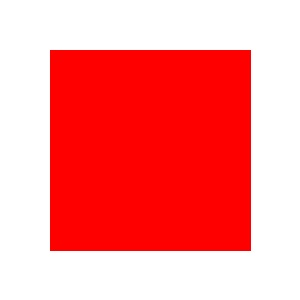
#> input picture mytest.jpg, 300 x 300 px
$ python ai_detector.py   (older library calls are emulated)
#> lines starting #> are read from the running program, lines starting #| are printed output that depends on the picture; after the words box and inside, x2 and y2 are one past the last pixel; in counts of white or black regions, pixels touching at a corner belong together
import cv2
print("🚀 Starting AI Image Detector...")
import numpy as np
import os
from datetime import datetime

class AIImageDetector:
    def __init__(self):
        self.results_file = f"detection_results_{datetime.now().strftime('%Y%m%d_%H%M%S')}.txt"
        self.create_results_file()

    def create_results_file(self):
        """Create a new results file with header"""
        with open(self.results_file, 'w') as f:
            f.write("=" * 60 + "\n")
            f.write("AI IMAGE DETECTOR RESULTS\n")
            f.write(f"Created: {datetime.now()}\n")
            f.write("=" * 60 + "\n")
            f.write("\nThis program analyzes images to detect if they are AI-generated or real photos.\n")
            f.write("It uses grayscale conversion and texture analysis.\n\n")

    def analyze_image(self, image_path):
        """Main analysis function"""
        print(f"\n🔍 Analyzing: {os.path.basename(image_path)}")

        # Load image
        img = cv2.imread(image_path)
        if img is None:
            print(f"❌ Error: Cannot load {image_path}")
            return None

        # Convert to grayscale (YOUR CORE IDEA!)
        gray = cv2.cvtColor(img, cv2.COLOR_BGR2GRAY)

        # Calculate basic statistics
        mean_intensity = np.mean(gray)
        std_intensity = np.std(gray)

        # Edge detection using Canny
        edges = cv2.Canny(gray, 50, 150)
        edge_density = np.mean(edges) / 255.0

        # Edge strength using Sobel
        sobel_x = cv2.Sobel(gray, cv2.CV_64F, 1, 0, ksize=3)
        sobel_y = cv2.Sobel(gray, cv2.CV_64F, 0, 1, ksize=3)
        sobel_magnitude = np.sqrt(sobel_x**2 + sobel_y**2)
        avg_edge_strength = np.mean(sobel_magnitude)

        # Texture analysis using Laplacian
        laplacian = cv2.Laplacian(gray, cv2.CV_64F)
        texture_variance = np.var(laplacian)

        # Noise estimation
        noise_estimate = self.estimate_noise(gray)

        # Collect all features
        features = {
            'mean_intensity': mean_intensity,
            'std_intensity': std_intensity,
            'edge_density': edge_density,
            'avg_edge_strength': avg_edge_strength,
            'texture_variance': texture_variance,
            'noise_estimate': noise_estimate
        }

        # Save results
        self.save_results(image_path, features)

        # Display images
        self.display_analysis(img, gray, edges, features)

        # Make a prediction
        prediction = self.predict(features)
        print(f"🎯 Prediction: {prediction}")

        return features

    def estimate_noise(self, gray_img):
        """Estimate noise level in the image"""
        blurred = cv2.GaussianBlur(gray_img, (5, 5), 1.0)
        noise = cv2.subtract(gray_img.astype(np.float32), blurred.astype(np.float32))
        return np.std(noise)

    def predict(self, features):
        """Improved prediction based on ACTUAL image analysis from your dataset"""
        score = 0

        # REAL images are brighter (132 vs 102 from your data)
        if features['mean_intensity'] > 120:
            score -= 1  # More likely real
        elif features['mean_intensity'] < 110:
            score += 1  # More likely AI

        # REAL images have slightly more edges (0.308 vs 0.298 from your data)
        if features['edge_density'] > 0.30:
            score -= 1
        elif features['edge_density'] < 0.29:
            score += 1

        # AI images have MORE noise (22.5 vs 19.9 from your data)
        if features['noise_estimate'] > 21:
            score += 1
        elif features['noise_estimate'] < 20:
            score -= 1

        # Final decision
        if score >= 2:
            return "AI-GENERATED"
        elif score <= -2:
            return "REAL PHOTO"
        else:
            # Check individual strong signals based on your actual data
            if features['mean_intensity'] > 130 and features['noise_estimate'] < 20:
                return "REAL PHOTO"
            elif features['mean_intensity'] < 105 and features['noise_estimate'] > 22:
                return "AI-GENERATED"
            else:
                return "UNCERTAIN"

    def display_analysis(self, img, gray, edges, features):
        """Display images using OpenCV"""
        height, width = gray.shape
        if width > 800:
            scale = 800 / width
            new_width = int(width * scale)
            new_height = int(height * scale)
            gray = cv2.resize(gray, (new_width, new_height))
            edges = cv2.resize(edges, (new_width, new_height))
            img = cv2.resize(img, (new_width, new_height))

        info_text = [
            f"Mean: {features['mean_intensity']:.1f}",
            f"Std Dev: {features['std_intensity']:.1f}",
            f"Edge Density: {features['edge_density']:.3f}",
            f"Noise: {features['noise_estimate']:.2f}",
            f"Texture Var: {features['texture_variance']:.0f}"
        ]

        gray_with_text = gray.copy()
        gray_with_text = cv2.cvtColor(gray_with_text, cv2.COLOR_GRAY2BGR)
        y_pos = 30
        for text in info_text:
            cv2.putText(gray_with_text, text, (10, y_pos),
                       cv2.FONT_HERSHEY_SIMPLEX, 0.6, (0, 255, 0), 2)
            y_pos += 25

        prediction = self.predict(features)
        cv2.putText(gray_with_text, f"Prediction: {prediction}", (10, y_pos + 10),
                   cv2.FONT_HERSHEY_SIMPLEX, 0.7, (0, 0, 255), 2)

        cv2.imshow('Original Image', img)
        cv2.imshow('Grayscale Analysis', gray_with_text)
        cv2.imshow('Edge Detection', edges)

        print("\n📊 Press any key on any image window to continue...")
        cv2.waitKey(0)
        cv2.destroyAllWindows()

    def save_results(self, image_path, features):
        """Save analysis results to file"""
        with open(self.results_file, 'a') as f:
            f.write(f"\n[IMAGE] {os.path.basename(image_path)}\n")
            f.write(f"  Mean Intensity: {features['mean_intensity']:.2f}\n")
            f.write(f"  Std Intensity: {features['std_intensity']:.2f}\n")
            f.write(f"  Edge Density: {features['edge_density']:.4f}\n")
            f.write(f"  Avg Edge Strength: {features['avg_edge_strength']:.2f}\n")
            f.write(f"  Texture Variance: {features['texture_variance']:.2f}\n")
            f.write(f"  Noise Estimate: {features['noise_estimate']:.2f}\n")
            f.write(f"  Prediction: {self.predict(features)}\n")
            f.write("-" * 40 + "\n")

    def batch_analyze(self, folder_path):
        """Analyze all images in a folder"""
        print(f"\n📁 Analyzing all images in: {folder_path}")

        image_extensions = ['.jpg', '.jpeg', '.png', '.bmp']
        analyzed = 0

        if not os.path.exists(folder_path):
            print(f"❌ Folder not found: {folder_path}")
            return

        for filename in os.listdir(folder_path):
            if any(filename.lower().endswith(ext) for ext in image_extensions):
                image_path = os.path.join(folder_path, filename)
                self.analyze_image(image_path)
                analyzed += 1

        print(f"\n✅ Analyzed {analyzed} images")
        print(f"📄 Results saved to: {self.results_file}")

# ===== MAIN PROGRAM =====
if __name__ == "__main__":
    detector = AIImageDetector()

    while True:
        print("\n" + "="*60)
        print("🤖 AI IMAGE DETECTOR - Using Grayscale Technology")
        print("="*60)
        print("1. Analyze a single image")
        print("2. Analyze all images in a folder")
        print("3. Compare two images")
        print("4. Exit")

        choice = input("\nEnter your choice (1-4): ")
#> the answer given: 1

        if choice == '1':
            image_path = input("Enter image path: ")
#> the answer given: mytest.jpg
            if os.path.exists(image_path):
                detector.analyze_image(image_path)
#> in analyze_image, img is the input picture: shape (300, 300, 3); mean B, G, R 140.6, 140.6, 253.9
#> in analyze_image, `gray = cv2.cvtColor(img, cv2.COLOR_BGR2GRAY)`:
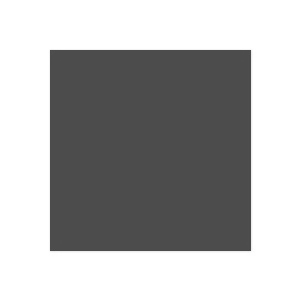
#> gray: shape (300, 300); min 71, max 255, mean 174.5
#> in analyze_image, `mean_intensity = np.mean(gray)`: mean_intensity = 174.5
#> in analyze_image, `std_intensity = np.std(gray)`: std_intensity = 88.88
#> in analyze_image, `edges = cv2.Canny(gray, 50, 150)`:
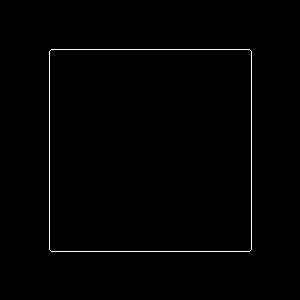
#> edges: shape (300, 300); 0.89% white in thin lines or dots, all inside (x1, y1, x2, y2) = (49, 49, 252, 252)
#> in analyze_image, `edge_density = np.mean(edges) / 255.0`: edge_density = 0.00889
#> in analyze_image, `avg_edge_strength = np.mean(sobel_magnitude)`: avg_edge_strength = 12.82
#> in analyze_image, `texture_variance = np.var(laplacian)`: texture_variance = 440.4
#> in estimate_noise, `noise = cv2.subtract(gray_img.astype(np.float32), blurred.astype(np.fl..`:
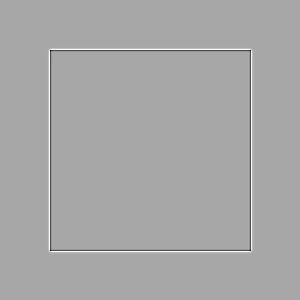
#> noise: shape (300, 300) float32; min -90, max 47, mean 0; drawn with min black and max white
#> in analyze_image, `noise_estimate = self.estimate_noise(gray)`: noise_estimate = 6.42
#> in analyze_image, `features = { 'mean_intensity': mean_intensity, 'std_intensity': std_in..`: features = {'mean_intensity': 174.5, 'std_intensity': 88.88, 'edge_density': 0.00889, 'avg_edge_strength': 12.82, 'texture_variance': 440.4, 'noise_estimate': 6.42}
#> in display_analysis, `info_text = [ f"Mean: {features['mean_intensity']:.1f}", f"Std Dev: {f..`: info_text = ['Mean: 174.5', 'Std Dev: 88.9', 'Edge Density: 0.009', 'Noise: 6.42', 'Texture Var: 440']
#> the loop in display_analysis, `for text in info_text:` made 5 passes
#> (text, y_pos) on passes 1 to 5: ('Mean: 174.5', 55), ('Std Dev: 88.9', 80), ('Edge Density: 0.009', 105), ('Noise: 6.42', 130), ('Texture Var: 440', 155)
#> after the loop in display_analysis, `for text in info_text:`:
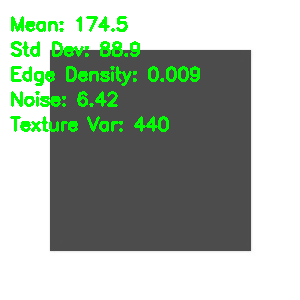
#> gray_with_text: shape (300, 300, 3); mean B, G, R 165.9, 179.4, 165.9
#> after the loop in display_analysis, `for text in info_text:`: y_pos = 155
#> in display_analysis, `prediction = self.predict(features)`: prediction = 'REAL PHOTO'
#> in display_analysis, `cv2.putText(gray_with_text, f"Prediction: {prediction}", (10, y_pos + ..`:
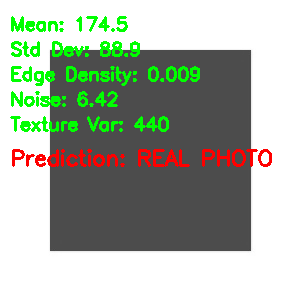
#> gray_with_text: shape (300, 300, 3); 2.04% of pixels changed, all inside (x1, y1, x2, y2) = (12, 149, 272, 167)
#| 🎯 Prediction: REAL PHOTO
            else:
                print("❌ File not found!")

        elif choice == '2':
            folder_path = input("Enter folder path: ")
            detector.batch_analyze(folder_path)

        elif choice == '3':
            img1 = input("Enter path to first image: ")
            img2 = input("Enter path to second image: ")
            print("\n📊 Analyzing first image...")
            detector.analyze_image(img1)
            print("\n📊 Analyzing second image...")
            detector.analyze_image(img2)

        elif choice == '4':
            print(f"\n📄 Results saved to: {detector.results_file}")
            print("Goodbye! 👋")
            break
        else:
            print("❌ Invalid choice!")
#> pass 2 of the loop `while True:`:
#> the answer given: 1
#> the answer given: flowers.jpg
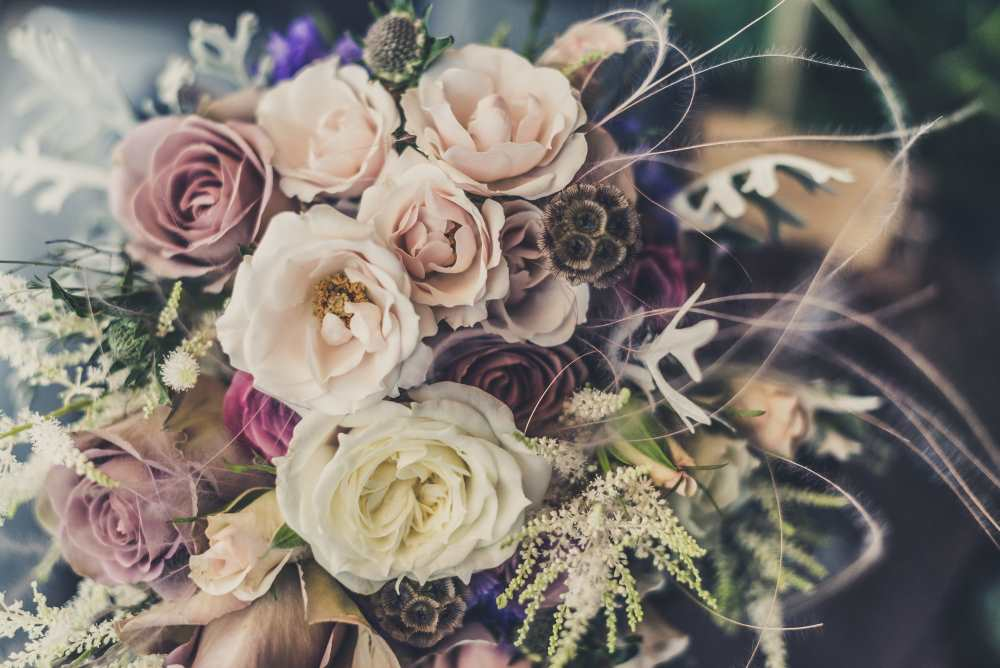
#> input picture flowers.jpg, 1000 x 668 px
#> in analyze_image, img is the input picture: shape (668, 1000, 3); mean B, G, R 113.8, 120.9, 129
#> mean_intensity = 122.5
#> std_intensity = 56.73
#> in analyze_image (call 2), `edges = cv2.Canny(gray, 50, 150)`:
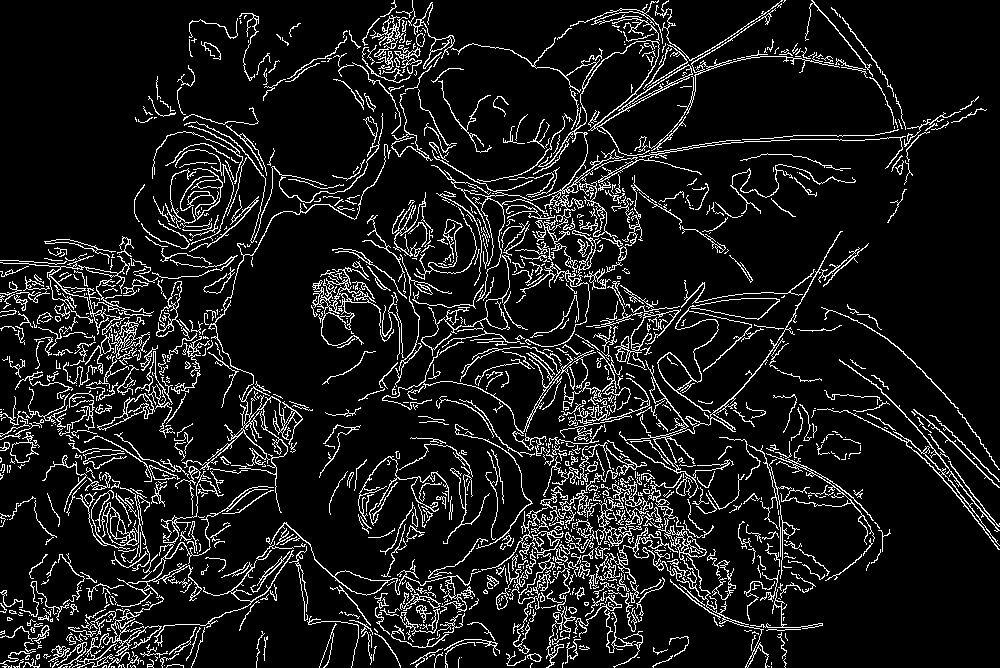
#> edges: shape (668, 1000); 10.2% white in thin lines or dots
#> edge_density = 0.102
#> sobel_x: shape (668, 1000) float64
#> sobel_y: shape (668, 1000) float64
#> sobel_magnitude: shape (668, 1000) float64
#> avg_edge_strength = 55.9
#> laplacian: shape (668, 1000) float64
#> texture_variance = 341.8
#> blurred: shape (668, 1000)
#> noise: shape (668, 1000) float32
#> noise_estimate = 5.5
#> features = {'mean_intensity': 122.5, 'std_intensity': 56.73, 'edge_density': 0.102, 'avg_edge_strength': 55.9, 'texture_variance': 341.8, 'noise_estimate': 5.5}
#> img: shape (534, 800, 3)
#> info_text = ['Mean: 122.5', 'Std Dev: 56.7', 'Edge Density: 0.102', 'Noise: 5.50', 'Texture Var: 342']
#> the loop in display_analysis (call 2), `for text in info_text:` made 5 passes
#> (text, y_pos) on passes 1 to 5: ('Mean: 122.5', 55), ('Std Dev: 56.7', 80), ('Edge Density: 0.102', 105), ('Noise: 5.50', 130), ('Texture Var: 342', 155)
#> after the loop in display_analysis (call 2), `for text in info_text:`: y_pos = 155
#> in display_analysis (call 2), `prediction = self.predict(features)`: prediction = 'UNCERTAIN'
#> in display_analysis (call 2), `cv2.putText(gray_with_text, f"Prediction: {prediction}", (10, y_pos + ..`:
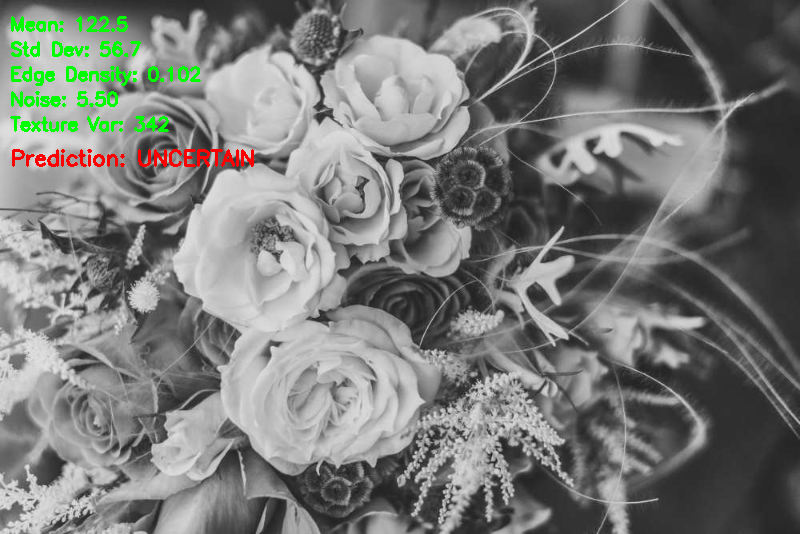
#> gray_with_text: shape (534, 800, 3); mean B, G, R 119.9, 122.7, 121
#| 🎯 Prediction: UNCERTAIN
#> (the run stopped early here; a loop or call above may not have finished)
